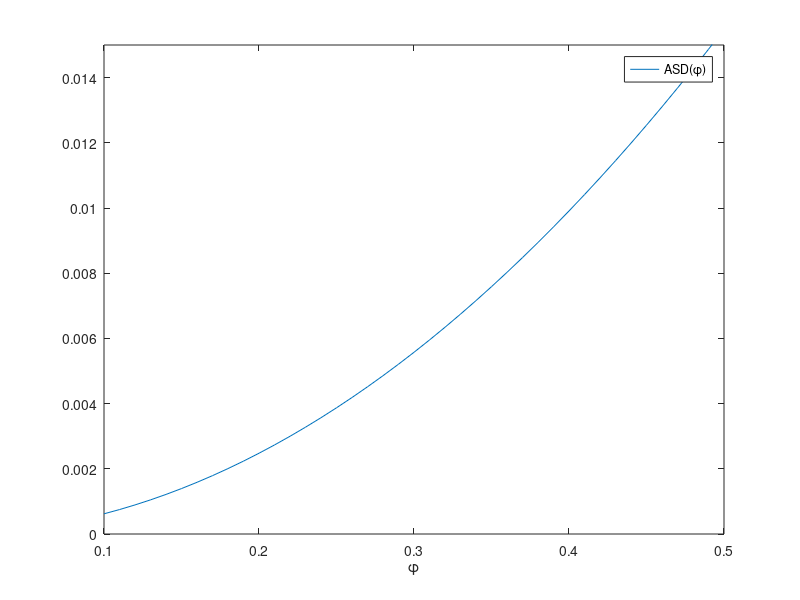

Write the MATLAB code that produced this figure.
% A7ASTSINS

% Astigmatism on a single surface.

% We have for the horizontal and vertical direction each an imaging equation which
% looks like the imaging equation for the single spherical surface, but the expressions
% depend on angles.

function A7ASTSINS;
% 1. The vertical and horizontal imaging equations.
% We have for horizontal -1/xo +n/xih = (n cos?' -cos?)/r
% and for vertical -cos?^2/xo +ncos?'^2/xiv = (ncos?'-cos?)/r
% using the law of refraction we can replace ?' by ?. We call cos( ? ') = c(?)

% 2. For fixed n we make calculate xih(?) as a function of ?

Phi = (.1:0.01:0.5);
xo = -100;
r = 10;
n = 1.2
c = sqrt(1-((sin(2*pi*(Phi/360))).^2)/(n^2));
xih = n./((n*c-cos(2*Phi*(pi/360)))/r + 1/xo);

% 3. For fixed n we make calculate xiv(?) as a function of ?

xiv = (n*(c.^2))./((n*c-cos(2*Phi*(pi/360)))/r+((cos(2*pi*(Phi/360))).^2)/xo);

% 4. Graph of the difference ASD for fixed n
ASD = xih - xiv;

figure(1);
plot(Phi,ASD);
axis([0.1 0.5 0 0.015]);
xlabel('\phi');
legend('ASD(\phi)');
